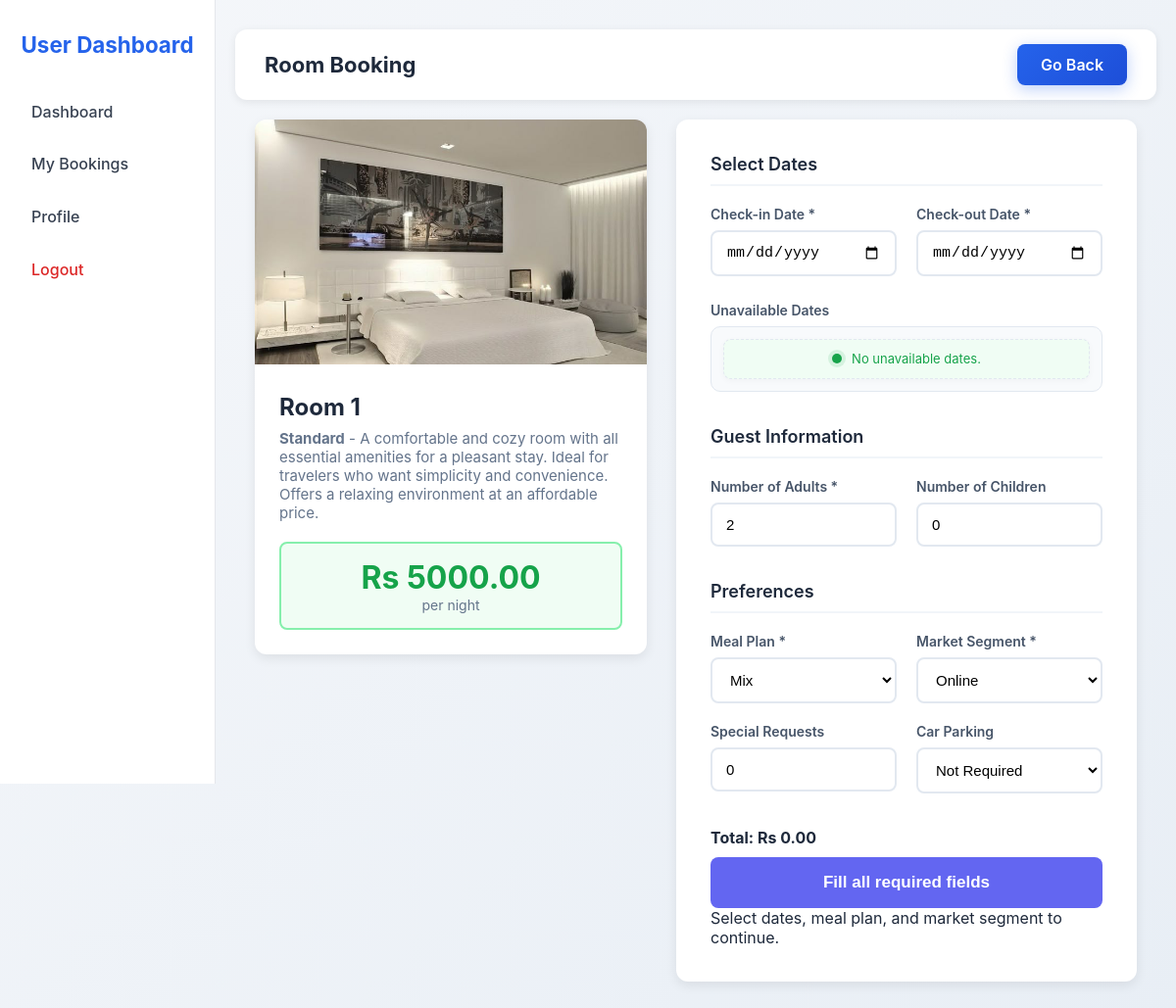
/book_room/1 (signed in), run on the app's committed database.
### tables this page shows
CREATE TABLE room_types (
            room_type_id INTEGER PRIMARY KEY AUTOINCREMENT,
            room_type_name TEXT UNIQUE NOT NULL,
            description TEXT,
            price_per_night INTEGER,
            image_path TEXT
        );

CREATE TABLE rooms (
            room_id INTEGER PRIMARY KEY AUTOINCREMENT,
            room_number TEXT UNIQUE NOT NULL,
            room_type_id INTEGER NOT NULL,
            price_per_night INTEGER,
            FOREIGN KEY(room_type_id) REFERENCES room_types(room_type_id) ON DELETE CASCADE
        );

### app.py (the view, shortened to what this page needs)
@app.route("/book_room/<int:room_id>", methods=["GET", "POST"])
@login_required
def book_room(room_id):
    conn = get_db_connection()
    room = conn.execute("""
        SELECT r.room_id, r.room_number, r.price_per_night, t.room_type_name, t.image_path, t.description
        FROM rooms r
        JOIN room_types t ON r.room_type_id = t.room_type_id
        WHERE r.room_id=?
    """, (room_id,)).fetchone()
    if not room:
        flash("Room not found!", "danger")
        conn.close()
        return redirect(url_for("user_dashboard"))
    meal_plans = conn.execute("SELECT * FROM meal_plans").fetchall()
    segments = conn.execute("SELECT * FROM market_segments").fetchall()
    customer_id = session["user_id"]
    prev_bookings = conn.execute("""
        SELECT booking_status FROM bookings WHERE customer_id = ? ORDER BY created_at DESC
    """, (customer_id,)).fetchall()
    total_previous_bookings = len(prev_bookings)
    previous_cancellations = sum(1 for b in prev_bookings if b["booking_status"] == "Canceled")
    previous_successful = sum(1 for b in prev_bookings if b["booking_status"] == "Not_Canceled")
    repeated_guest = 1 if total_previous_bookings > 0 else 0
    booked_rows = conn.execute("""
        SELECT arrival_year, arrival_month, arrival_date,
               total_nights, no_of_weekend_nights, no_of_week_nights
        FROM bookings
        WHERE room_id = ? AND booking_status = 'Not_Canceled'
    """, (room_id,)).fetchall()
    conn.close()
    unavailable_ranges = []
    return render_template(
        "book_room.html",
        room=room,
        meal_plans=meal_plans,
        segments=segments,
        repeated_guest=repeated_guest,
        previous_cancellations=previous_cancellations,
        previous_successful=previous_successful,
        khalti_public_key=KHALTI_PUBLIC_KEY,  # Pass to template
        unavailable_ranges=unavailable_ranges
    )

### app.py (called while the page is built)
def get_db_connection():
    conn = sqlite3.connect(DB_PATH)
    conn.row_factory = sqlite3.Row
    conn.execute("PRAGMA foreign_keys = ON")
    return conn

def login_required(f):
    @wraps(f)
    def decorated(*args, **kwargs):
        if "user_id" not in session:
            flash("Please login first.", "warning")
            next_url = request.url
            return redirect(url_for("login", next=next_url))
        return f(*args, **kwargs)
    return decorated

### templates/book_room.html (shortened to what this page needs)
<!DOCTYPE html>
<html lang="en">
<head>
    <link rel="stylesheet" href="{{ url_for('static', filename='css/book_room.css') }}">
    <link rel="stylesheet" href="{{ url_for('static', filename='css/flash.css') }}">
</head>
<body>
    <div class="dashboard">
        <aside class="sidebar">
            <h2>User Dashboard</h2>
            <nav>
                <a href="{{ url_for('user_dashboard') }}">Dashboard</a>
                <a href="{{ url_for('my_bookings') }}">My Bookings</a>
                <a href="{{ url_for('user_profile') }}">Profile</a>
                <a href="{{ url_for('logout') }}" class="logout">Logout</a>
            </nav>
        </aside>
        <div class="booking-main">
            <div class="top-bar">
                <h1>Room Booking</h1>
                <a href="{{ url_for('user_dashboard') }}" class="back">Go Back</a>
            </div>
            <div class="container">
                <div class="room-card">
                    {% if room.image_path %}
                    <img src="{{ url_for('static', filename='uploads/rooms/' ~ room.image_path) }}" alt="Room" class="room-image">
                    {% else %}
                    <img src="https://via.placeholder.com/400x250/6366f1/ffffff?text=Room+{{ room.room_number }}" alt="Room" class="room-image">
                    {% endif %}
                    <div class="room-info">
                        <h2>Room {{ room.room_number }}</h2>
                        <p class="room-type"><b>{{ room.room_type_name }}</b> - {{ room.description }}</p>
                        <div class="price-tag">
                            <div class="price">Rs {{ "%.2f"|format(room.price_per_night|default(120)) }}</div>
                            <div class="per-night">per night</div>
                        </div>
                    </div>
                </div>
                <div class="form-card">
                    <form id="bookingForm">
                        <div class="section">
                            <h2>Select Dates</h2>
                            <div class="grid">
                                <div class="form-group">
                                    <label>Check-in Date *</label>
                                    <input type="date" id="checkin" required>
                                </div>
                                <div class="form-group">
                                    <label>Check-out Date *</label>
                                    <input type="date" id="checkout" required>
                                </div>
                                <div class="form-group full-width">
                                    <label>Unavailable Dates</label>
                                    <ul id="unavailable-list" class="unavailable-list">
                                        {% if unavailable_ranges and unavailable_ranges|length > 0 %}
                                            {% for r in unavailable_ranges %}
                                                <li>{{ r.start[:10] }} to {{ r.end[:10] }}</li>
                                            {% endfor %}
                                        {% else %}
                                            <li class="empty-state">No unavailable dates.</li>
                                        {% endif %}
                                    </ul>
                                </div>
                            </div>
                        </div>
                        <div class="section">
                            <h2>Guest Information</h2>
                            <div class="grid">
                                <div class="form-group">
                                    <label>Number of Adults *</label>
                                    <input type="number" id="no_of_adults" min="1" max="6" value="2" required>
                                </div>
                                <div class="form-group">
                                    <label>Number of Children</label>
                                    <input type="number" id="no_of_children" min="0" max="4" value="0">
                                </div>
                            </div>
                        </div>
                        <div class="section">
                            <h2>Preferences</h2>
                            <div class="grid">
                                <div class="form-group">
                                    <label>Meal Plan *</label>
                                    <select id="meal_plan_id" required>
                                        {% for m in meal_plans %}
                                        <option value="{{ m.meal_plan_id }}">{{ m.meal_plan_name }}</option>
                                        {% endfor %}
                                    </select>
                                </div>
                                <div class="form-group">
                                    <label>Market Segment *</label>
                                    <select id="market_segment_id" required>
                                        {% for s in segments %}
                                        <option value="{{ s.market_segment_id }}" data-segment-name="{{ s.segment_name }}">{{ s.segment_name }}</option>
                                        {% endfor %}
                                    </select>
                                </div>
                                <div class="form-group">
                                    <label>Special Requests</label>
                                    <input type="number" id="no_of_special_requests" min="0" max="5" value="0">
                                </div>
                                <div class="form-group">
                                    <label>Car Parking</label>
                                    <select id="required_car_parking_space">
                                        <option value="0">Not Required</option>
                                    </select>
                                </div>
                            </div>
                        </div>
                        <div class="payment-section">
                            <div class="total-preview">
                                <strong>Total: Rs <span id="display_total">0.00</span></strong>
                            </div>
                            <button type="button" class="btn-submit" id="bookButton" disabled>
                                <span id="button-text">Fill all fields</span>
                            </button>
                            <div class="payment-note" id="payment-note">
                            </div>
                        </div>
                    </form>
                </div>
            </div>
        </div>
    </div>
</body>
</html>

### static/css/book_room.css (style rules this page uses)
* { margin: 0; padding: 0; box-sizing: border-box; }
body { font-family: 'Inter', -apple-system, BlinkMacSystemFont, 'Segoe UI', Arial, sans-serif; background: linear-gradient(135deg, #f5f7fa 0%, #e8eef5 100%); color: #1e293b; padding: 0; min-height: 100vh; }
.dashboard { display: flex; min-height: 100vh; }
.sidebar { width: 220px; background: #ffffff; border-right: 1px solid #e5e7eb; padding: 2rem 1rem; position: fixed; top: 0; left: 0; height: 100vh; display: flex; flex-direction: column; }
.sidebar h2 { font-size: 1.4rem; font-weight: 700; text-align: center; margin-bottom: 2rem; color: #2563eb; }
.sidebar nav { display: flex; flex-direction: column; gap: 0.5rem; }
.sidebar nav a { padding: 0.8rem 1rem; color: #374151; text-decoration: none; border-radius: 8px; font-weight: 500; transition: all 0.2s ease-in-out; display: block; }
.sidebar nav a.logout { margin-top: auto; color: #dc2626; }
.booking-main { flex: 1; margin-left: 220px; width: calc(100% - 220px); padding: 30px 20px 40px; min-height: 100vh; }
.top-bar { display: flex; flex-direction: row; justify-content: space-between; align-items: center; background: white; padding: 15px 30px; box-shadow: 0 2px 8px rgba(0, 0, 0, 0.08); border-radius: 12px; margin-bottom: 20px; gap: 20px; }
.back { background: linear-gradient(135deg, #2563eb, #1d4ed8); color: white; box-shadow: 0 4px 15px rgba(37, 99, 235, 0.3); padding: 0.7rem 1.5rem; font-size: 1rem; text-decoration: none; border-radius: 8px; border: none; cursor: pointer; font-weight: 600; transition: all 0.3s ease; display: inline-block; }
.top-bar h1 { font-size: 22px; color: #1e293b; }
.container { max-width: 1100px; margin: 0 auto; margin-top: 10px; padding: 0 20px; display: grid; grid-template-columns: 400px 1fr; gap: 30px; }
.room-card { background: white; border-radius: 12px; overflow: hidden; box-shadow: 0 4px 12px rgba(0, 0, 0, 0.08); height: fit-content; position: sticky; top: 20px; }
.room-image { width: 100%; height: 250px; object-fit: cover; }
.room-info { padding: 25px; }
.room-info h2 { font-size: 24px; color: #1e293b; margin-bottom: 8px; }
.room-info .room-type { color: #64748b; font-size: 15px; margin-bottom: 20px; }
.price-tag { background: #f0fdf4; border: 2px solid #86efac; padding: 15px; border-radius: 8px; text-align: center; }
.price-tag .price { font-size: 32px; font-weight: bold; color: #16a34a; }
.price-tag .per-night { color: #64748b; font-size: 14px; }
.form-card { background: white; border-radius: 12px; box-shadow: 0 4px 12px rgba(0, 0, 0, 0.08); padding: 35px; }
.section { margin-bottom: 35px; }
.section h2 { color: #1e293b; font-size: 18px; margin-bottom: 20px; padding-bottom: 10px; border-bottom: 2px solid #f1f5f9; font-weight: 600; }
.grid { display: grid; grid-template-columns: 1fr 1fr; gap: 20px; }
.form-group { display: flex; flex-direction: column; }
label { font-weight: 600; color: #475569; margin-bottom: 8px; font-size: 14px; }
input, select { width: 100%; padding: 12px 14px; border: 2px solid #e2e8f0; border-radius: 8px; font-size: 15px; background: white; transition: all 0.2s; }
.full-width { grid-column: 1 / -1; }
.unavailable-list { list-style: none; border: 1px solid #e2e8f0; background: #f8fafc; padding: 12px; border-radius: 10px; font-size: 13px; color: #475569; line-height: 1.4; min-height: 48px; display: grid; gap: 10px; }
.unavailable-list li { display: flex; align-items: center; gap: 10px; padding: 10px 12px; border-radius: 8px; background: white; border: 1px solid #e2e8f0; box-shadow: 0 2px 6px rgba(0, 0, 0, 0.03); position: relative; }
.unavailable-list li::before { content: ""; width: 10px; height: 10px; border-radius: 50%; background: #ef4444; box-shadow: 0 0 0 4px rgba(239, 68, 68, 0.12); flex-shrink: 0; }
.unavailable-list li.empty-state { justify-content: center; color: #16a34a; border-style: dashed; background: #f0fdf4; }
.unavailable-list li.empty-state::before { background: #16a34a; box-shadow: 0 0 0 4px rgba(22, 163, 74, 0.12); }
.btn-submit { width: 100%; background: #6366f1; color: white; padding: 16px; font-size: 17px; font-weight: 600; border: none; border-radius: 8px; cursor: pointer; margin-top: 10px; transition: all 0.3s; }

### data on the page
room_types: image_path (picture), room_type_name "Standard", description "A comfortable and cozy room with all essential amenities for a pleasant stay. Ideal for travelers who want simplicity and convenience. Offers a relaxing environment at an affordable price."
rooms: room_number "1", price_per_night "5000.00"

### other printed values
form field value "Mix"
form field value "Online"
